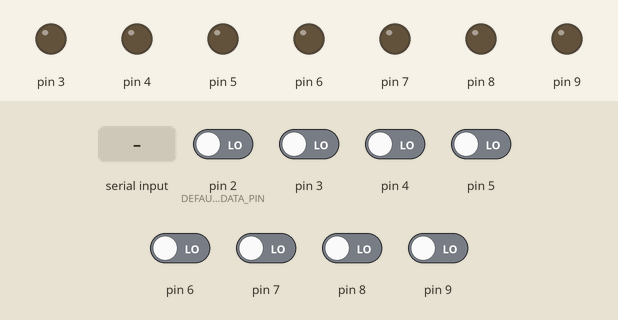
Simulated run of this sketch. Board: Arduino Uno, built with avr-gcc and run on an emulated ATmega328P. Shown: output pins drawn as LEDs (lit = HIGH). Inputs (shaded band) come from the test bench; at power-on: pin 2 (DEFAULT_FIRST_DATA_PIN), pin 3–9 LOW. Pins used as bus, display or sensor lines are not drawn; what the sketch prints to the serial monitor is not drawn.

Above: at 1.2 s.
1.3 s: "w90\n" received over Serial
At 3.1 s:
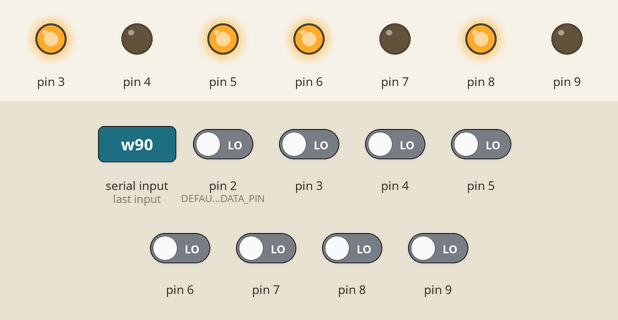
3.8 s: "f,45\n" received over Serial
At 7.0 s:
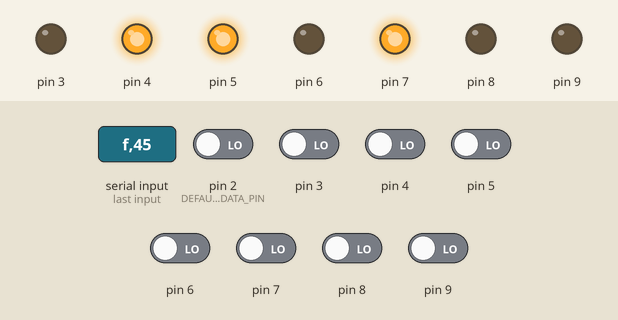
12.3 s: "f" received over Serial
At 16.1 s:
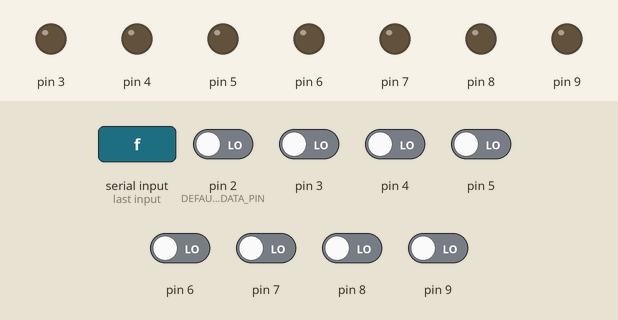
Timing chart, 0 to 16.3 s (numbered marks = the images above; inputs shaded):
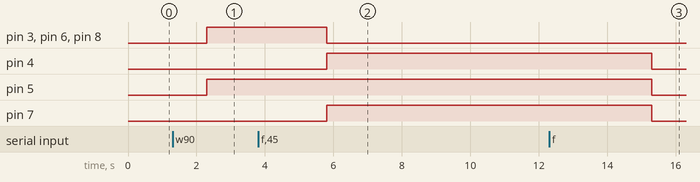

The sketch:

PEProgrammer.ino
```cpp
/*

  EEPROM/AT28C16/PEProgrammer
  Programming an AT28C16 EEPROM with an Arduino and MCP23S17 16-bit port expander.

  For info and circuit diagrams see https://github.com/tardate/LittleArduinoProjects/tree/main/playground/EEPROM/AT28C16/PEProgrammer

 */

#include "eeprom_controller.h"

EepromController controller;

/*
 * Command: setup SPI, ports and interrupts.
 */
void setup() {
  Serial.begin(115200);
  controller.begin();
  printBanner();
}

/*
 * Command: main loop
 */
void loop() {

  char cmd;
  int p1;
  int p2;
  int p3;

  if((cmd = Serial.read()) >= '!') {
    switch(cmd) {
    case 'r':
      p1 = Serial.parseInt();
      p2 = Serial.parseInt();
      echoParams(cmd, p1, p2);
      if(p2 < p1) p2 = p1;
      readRange(p1, p2);
      break;
    case 'w':
      p1 = Serial.parseInt();
      p2 = Serial.parseInt();
      echoParams(cmd, p1, p2);
      writeRange(p1, p2);
      readRange(p2, p2);
      break;
    case 'f':
      p1 = Serial.parseInt();
      p2 = Serial.parseInt();
      p3 = Serial.parseInt();
      echoParams(cmd, p1, p2, p3);
      writeRange(p1, p2, p3);
      readRange(p2, p3);
      break;
    default:
      Serial.print(F("Unrecognised command: "));
      Serial.println(cmd);
    }
    while (Serial.available() > 0) Serial.read();
    printBanner();
  }

}

void printBanner() {
  Serial.println(F("\n# Commands:"));
  Serial.println(F("#    r X Y : read and echo data from start (X) to end (Y) address inclusive"));
  Serial.println(F("#    w V X : write value (V) to address (X)"));
  Serial.println(F("#    f V X Y : fill value (V) from  start addresses (X) to end address (Y)"));
  Serial.println(F("# Note: enter all values in decimal"));
  Serial.print(F("> "));
}

void echoParams(char cmd, int p1, int p2) {
  char buffer[20];
  sprintf(buffer, "%c %u %u", cmd, p1, p2);
  Serial.println(buffer);
}

void echoParams(char cmd, int p1, int p2, int p3) {
  char buffer[20];
  sprintf(buffer, "%c %u %u %u", cmd, p1, p2, p3);
  Serial.println(buffer);
}

void readRange(uint16_t start_address, uint16_t end_address) {
  for(uint16_t address=start_address; address <= end_address; ++address) {
    uint8_t data = controller.read(address);
    char buffer[80];
    sprintf(buffer, "0x%03x %04u:  %02x %03u", address, address, data, data);
    Serial.println(buffer);
  }
}

void writeRange(uint8_t data, uint16_t start_address, uint16_t end_address) {
  for(uint16_t address=start_address; address <= end_address; ++address) controller.write(data, address);
}

void writeRange(uint8_t data, uint16_t address) {
  writeRange(data, address, address);
}
```

eeprom_controller.cpp
```cpp
// #include <Arduino.h>
#include "eeprom_controller.h"

/*
 * private defines for default config
 */
#define  DEFAULT_FIRST_DATA_PIN (2)
#define  DEFAULT_SS_PIN         (10)
#define  DEFAULT_PE_ADDRESS     (0)

#define  IOCON     (0x0A)
#define  IODIRA    (0x00)
#define  IODIRB    (0x01)
#define  GPIOA     (0x12)
#define  GPIOB     (0x13)

#define  WE_BIT    (3)
#define  OE_BIT    (4)
#define  CE_BIT    (5)


EepromController::EepromController() {
  this->current_mode = ReadMode;
  this->first_data_pin = DEFAULT_FIRST_DATA_PIN;
  this->pe_ss_pin = DEFAULT_SS_PIN;
  this->pe_address = DEFAULT_PE_ADDRESS;
  this->pe_control_byte = 0b1000000 | (pe_address << 1);
  this->spi_settings = new SPISettings(16000000, MSBFIRST, SPI_MODE0);
  this->GPIOA_value = 0;
  this->GPIOB_value = 0;
}


void EepromController::begin() {
  pinMode(pe_ss_pin, OUTPUT);
  digitalWrite(pe_ss_pin, HIGH);
  SPI.begin();
  SPI.beginTransaction(*spi_settings);
  setPeRegister(IOCON,  0b00001000); // enable hardware address pins; bank=0 addressing
  setPeRegister(IODIRA, 0b00000000); // set GPA output ports
  setPeRegister(IODIRB, 0b11000000); // set GPB output ports except GPB6,GPB7 (unused)
}


void EepromController::setReadMode() {
  this->current_mode = ReadMode;
  this->GPIOA_value = 0; // clear A0-7
  this->GPIOB_value = _BV(WE_BIT); // set WE; clear CE/OE and A8-10
  setPeGpio();
  for(int pindex=0; pindex < 8; ++pindex) {
    pinMode(first_data_pin + pindex, INPUT);
  }
}


void EepromController::setWriteMode() {
  this->current_mode = WriteMode;
  this->GPIOA_value = 0;                         // clear A0-7
  this->GPIOB_value = _BV(WE_BIT) | _BV(OE_BIT); // set WE/OE; clear CE and A8-10
  setPeGpio();
  for(int pindex=0; pindex < 8; ++pindex) {
    pinMode(first_data_pin + pindex, OUTPUT);
  }
}


void EepromController::setAddress(uint16_t address) {
  this->GPIOA_value = (uint8_t)address;               // low address byte A0-7
  this->GPIOB_value |= ((address >> 8) & 0b00000111); // 3 bits of high address byte A8-10
}


uint8_t EepromController::read(uint16_t address) {
  if(current_mode==WriteMode) setReadMode();
  setAddress(address);
  setPeGpio();
  uint8_t input = 0;
  for(int pindex=0; pindex < 8; ++pindex) {
    input |= digitalRead(first_data_pin + pindex) << pindex;
  }
  return input;
}


void EepromController::write(uint8_t data, uint16_t address) {
  if(current_mode==ReadMode) setWriteMode();
  setAddress(address);
  setPeGpio();
  for(int pindex=0; pindex < 8; ++pindex) {
    digitalWrite(first_data_pin + pindex, (data >> pindex) & 1);
  }
  setPeRegister(GPIOB, GPIOB_value & ~(_BV(WE_BIT))); // clear WE - latches address
  delayMicroseconds(1);
  setPeRegister(GPIOB, GPIOB_value);                  // set WE - latches data
  delay(1); // byte write time is 200 μs maximum but wait a 1ms to be sure
}


void EepromController::setPeGpio() {
  // with IOCON.BANK = 0, GPIOA address is immediately followed by GPIOB
  setPeRegister(GPIOA, GPIOA_value, GPIOB_value);
}


void EepromController::setPeRegister(uint8_t reg, uint8_t data) {
  digitalWrite(pe_ss_pin, LOW);
  SPI.transfer(pe_control_byte);
  SPI.transfer(reg);
  SPI.transfer(data);
  digitalWrite(pe_ss_pin, HIGH);
}


void EepromController::setPeRegister(uint8_t reg, uint8_t first, uint8_t last) {
  digitalWrite(pe_ss_pin, LOW);
  SPI.transfer16((uint16_t)pe_control_byte << 8 | reg);
  SPI.transfer16((uint16_t)first << 8 | last);
  digitalWrite(pe_ss_pin, HIGH);
}
```

eeprom_controller.h
```cpp
#pragma once

#include <Arduino.h>
#include <SPI.h>


/// @brief The movie end frame
///
class EepromController {
public:

  /// @brief The movie end frame
  ///
  enum Mode : uint8_t {
    ReadMode,
    WriteMode
  };

  EepromController();

  /// @brief Command: initialise resources (SPI, ports)
  ///
  void begin();

  /// @brief Returns the data at the specified address in the EEPROM.
  /// Will set read mode if required.
  ///
  uint8_t read(uint16_t address);

  /// @brief Command: write the data to the specified address in the EEPROM.
  /// Will set write mode if required.
  ///
  void write(uint8_t data, uint16_t address);

private:

  SPISettings* spi_settings;

  Mode current_mode;

  int first_data_pin;      // expect I/O connected to 8 GPIO pins starting from this one (default: 2)
  int pe_ss_pin;           // slave-select pin for the port expander (default: 10)
  uint8_t pe_address;      // address of the port expander (default: 0)
  uint8_t pe_control_byte; // precalculated slave control byte

  uint8_t GPIOA_value;
  uint8_t GPIOB_value;

  /// @brief Command: writes the GPIO A and B registers to the port expander
  ///
  void setPeGpio();

  /// @brief Command: write a single byte to the specified port expander register
  ///
  void setPeRegister(uint8_t reg, uint8_t data);

  /// @brief Command: write two bytes to specified register
  /// Uses sequential write and transfer16 alternate SPI method.
  ///
  void setPeRegister(uint8_t reg, uint8_t first, uint8_t last);

  /// @brief Command: setup the port expander and data ports for read.
  /// This will reset the address
  ///
  void setReadMode();

  /// @brief Command: setup the port expander and data ports for write.
  /// This will reset the address
  ///
  void setWriteMode();

  /// @brief Command: set the address for read/write.
  ///
  void setAddress(uint16_t address);

};
```

Measured:
- after the input at 1.3 s, pin 3, pin 5, pin 6, pin 8: LOW → HIGH after 1.0 s
- after the input at 3.8 s, pin 3, pin 6, pin 8: HIGH → LOW after 2.0 s; pin 4, pin 7: LOW → HIGH after 2.0 s
- after the input at 12.3 s, pin 4, pin 5, pin 7: HIGH → LOW after 3.0 s
